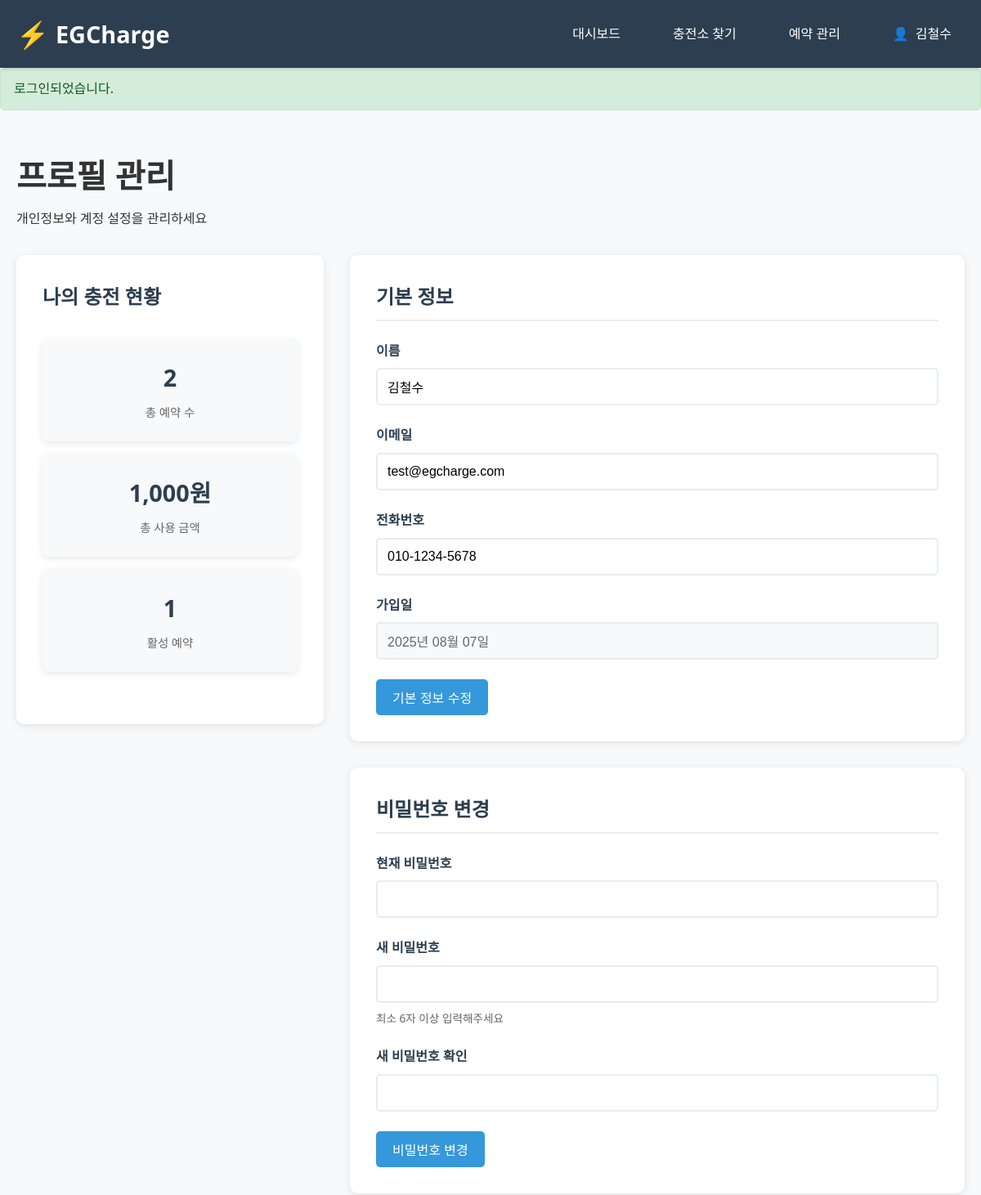
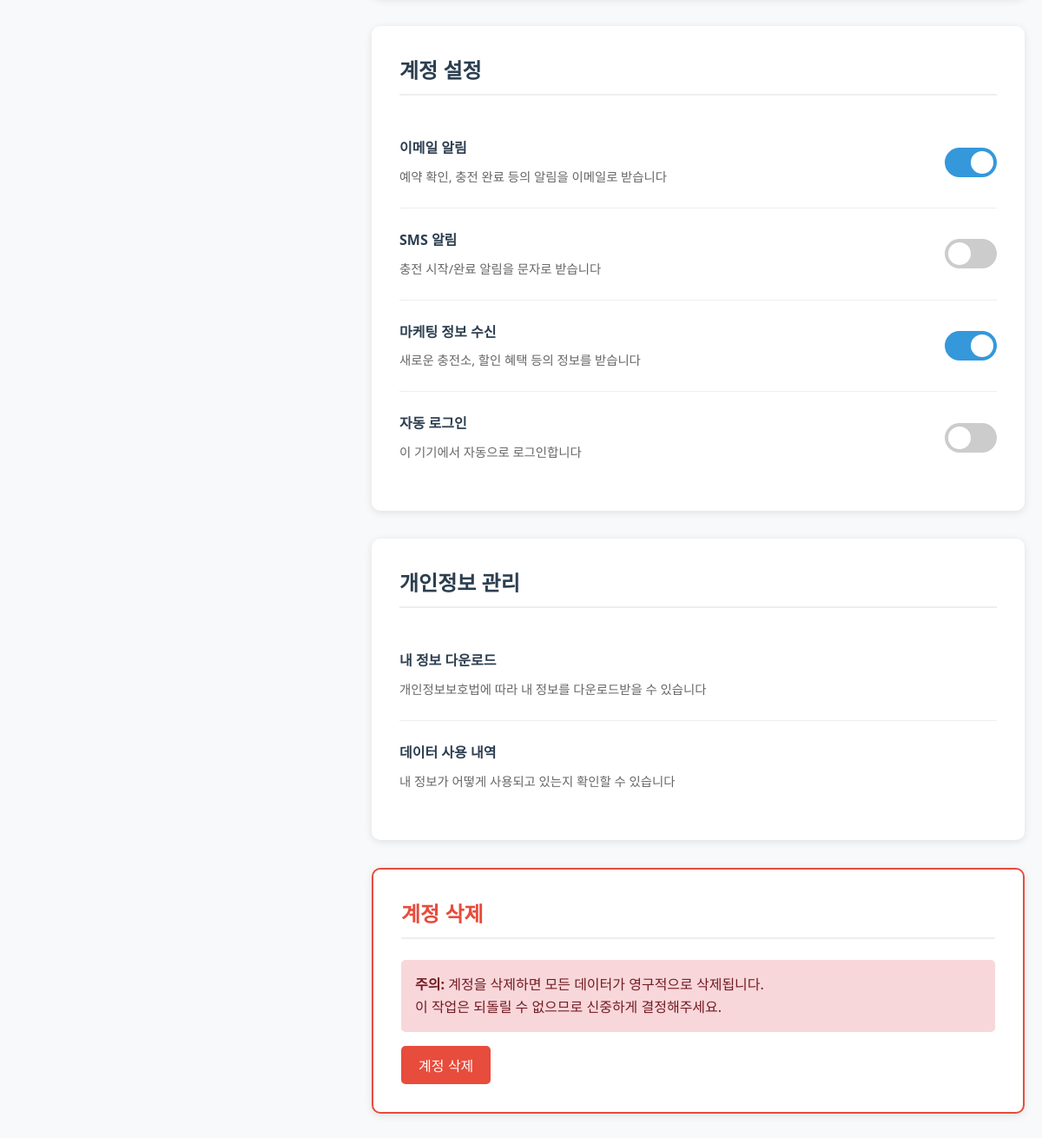
The page /pages/profile.php (signed in) on the database its author committed (2 pictures, top to bottom).
### tables this page shows
CREATE TABLE IF NOT EXISTS users (
                                     id INT AUTO_INCREMENT PRIMARY KEY,
                                     name VARCHAR(100) NOT NULL,
    email VARCHAR(100) UNIQUE NOT NULL,
    password VARCHAR(255) NOT NULL,
    phone VARCHAR(20),
    last_login_at TIMESTAMP NULL,
    created_at TIMESTAMP DEFAULT CURRENT_TIMESTAMP,
    updated_at TIMESTAMP DEFAULT CURRENT_TIMESTAMP ON UPDATE CURRENT_TIMESTAMP
    );

### public/pages/profile.php (the view, shortened to what this page needs)
<?php
include_once '../includes/header.php';
$database = new Database();
$db = $database->getConnection();
$user_query = "SELECT * FROM users WHERE id = ?";
$user_stmt = $db->prepare($user_query);
$user_stmt->execute([$_SESSION['user_id']]);
$user_info = $user_stmt->fetch(PDO::FETCH_ASSOC);
$stats_query = "SELECT
    COUNT(*) as total_bookings,
    SUM(CASE WHEN status = 'completed' THEN total_cost ELSE 0 END) as total_spent,
    COUNT(CASE WHEN status = 'active' THEN 1 END) as active_bookings
    FROM bookings WHERE user_id = ?";
$stats_stmt = $db->prepare($stats_query);
$stats_stmt->execute([$_SESSION['user_id']]);
$stats = $stats_stmt->fetch(PDO::FETCH_ASSOC);
?>
<main class="profile-page">
    <div class="container">
        <div class="page-header">
            <h1>프로필 관리</h1>
            <p>개인정보와 계정 설정을 관리하세요</p>
        </div>
        <div class="profile-content">
            <div class="profile-stats">
                <h2>나의 충전 현황</h2>
                <div class="stats-grid">
                    <div class="stat-card">
                        <span class="stat-number"><?php echo $stats['total_bookings']; ?></span>
                        <span class="stat-label">총 예약 수</span>
                    </div>
                    <div class="stat-card">
                        <span class="stat-number"><?php echo number_format($stats['total_spent']); ?>원</span>
                        <span class="stat-label">총 사용 금액</span>
                    </div>
                    <div class="stat-card">
                        <span class="stat-number"><?php echo $stats['active_bookings']; ?></span>
                        <span class="stat-label">활성 예약</span>
                    </div>
                </div>
            </div>
            <div class="profile-forms">
                <div class="form-section">
                    <h2>기본 정보</h2>
                    <form method="post" class="profile-form">
                        <div class="form-group">
                            <label for="name">이름</label>
                            <input type="text" id="name" name="name"
                                   value="<?php echo htmlspecialchars($user_info['name']); ?>" required>
                        </div>
                        <div class="form-group">
                            <label for="email">이메일</label>
                            <input type="email" id="email" name="email"
                                   value="<?php echo htmlspecialchars($user_info['email']); ?>" required>
                        </div>
                        <div class="form-group">
                            <label for="phone">전화번호</label>
                            <input type="tel" id="phone" name="phone"
                                   value="<?php echo htmlspecialchars($user_info['phone'] ?? ''); ?>"
                                   placeholder="010-0000-0000">
                        </div>
                        <div class="form-group">
                            <label>가입일</label>
                            <input type="text" value="<?php echo date('Y년 m월 d일', strtotime($user_info['created_at'])); ?>"
                                   readonly class="readonly-field">
                        </div>
                        <button type="submit" class="btn btn-primary">기본 정보 수정</button>
                    </form>
                </div>
                <div class="form-section">
                    <h2>비밀번호 변경</h2>
                    <form method="post" class="profile-form" id="password-form">
                        <div class="form-group">
                            <label for="current_password">현재 비밀번호</label>
                            <input type="password" id="current_password" name="current_password"
                                   minlength="6" required>
                        </div>
                        <div class="form-group">
                            <label for="new_password">새 비밀번호</label>
                            <input type="password" id="new_password" name="new_password"
                                   minlength="6" required>
                            <small class="form-help">최소 6자 이상 입력해주세요</small>
                        </div>
                        <div class="form-group">
                            <label for="confirm_password">새 비밀번호 확인</label>
                            <input type="password" id="confirm_password" name="confirm_password"
                                   minlength="6" required>
                        </div>
                        <button type="submit" class="btn btn-primary">비밀번호 변경</button>
                    </form>
                </div>
                <div class="form-section">
                    <h2>계정 설정</h2>
                    <div class="setting-item">
                        <div class="setting-info">
                            <h4>이메일 알림</h4>
                            <p>예약 확인, 충전 완료 등의 알림을 이메일로 받습니다</p>
                        </div>
                        <label class="switch">
                            <span class="slider"></span>
                        </label>
                    </div>
                    <div class="setting-item">
                        <div class="setting-info">
                            <h4>SMS 알림</h4>
                            <p>충전 시작/완료 알림을 문자로 받습니다</p>
                        </div>
                        <label class="switch">
                            <span class="slider"></span>
                        </label>
                    </div>
                    <div class="setting-item">
                        <div class="setting-info">
                            <h4>마케팅 정보 수신</h4>
                            <p>새로운 충전소, 할인 혜택 등의 정보를 받습니다</p>
                        </div>
                        <label class="switch">
                            <span class="slider"></span>
                        </label>
                    </div>
                    <div class="setting-item">
                        <div class="setting-info">
                            <h4>자동 로그인</h4>
                            <p>이 기기에서 자동으로 로그인합니다</p>
                        </div>
                        <label class="switch">
                            <span class="slider"></span>
                        </label>
                    </div>
                </div>
                <div class="form-section">
                    <h2>개인정보 관리</h2>
                    <div class="privacy-item">
                        <div class="privacy-info">
                            <h4>내 정보 다운로드</h4>
                            <p>개인정보보호법에 따라 내 정보를 다운로드받을 수 있습니다</p>
                        </div>
                        <button class="btn btn-outline" onclick="downloadUserData()">정보 다운로드</button>
                    </div>
                    <div class="privacy-item">
                        <div class="privacy-info">
                            <h4>데이터 사용 내역</h4>
                            <p>내 정보가 어떻게 사용되고 있는지 확인할 수 있습니다</p>
                        </div>
                        <button class="btn btn-outline" onclick="showDataUsage()">사용 내역 보기</button>
                    </div>
                </div>
                <div class="form-section danger-section">
                    <h2>계정 삭제</h2>
                    <p class="danger-text">
                        <strong>주의:</strong> 계정을 삭제하면 모든 데이터가 영구적으로 삭제됩니다.<br>
                        이 작업은 되돌릴 수 없으므로 신중하게 결정해주세요.
                    </p>
                    <button type="button" class="btn btn-danger" onclick="confirmDeleteAccount()">
                        계정 삭제
                    </button>
                </div>
            </div>
        </div>
    </div>
</main>

### public/includes/header.php (shortened to what this page needs)
<?php
$current_page = basename($_SERVER['PHP_SELF']);
$base_path = (strpos($_SERVER['PHP_SELF'], '/pages/') !== false) ? '../' : '';
$cssPath = __DIR__ . '/../assets/css/style.css';
$cssFileName = basename($cssPath);
$cssVersion = file_exists($cssPath) ? filemtime($cssPath) : time();
?>
  <!DOCTYPE html>
  <html lang="ko">
  <head>
    <link rel="stylesheet" href="<?php echo $base_path; ?>assets/css/<?=$cssFileName?>?v=<?=$cssVersion?>">
  </head>
<body>
  <header>
    <nav class="container">
      <div class="logo">
        <a href="<?php echo $base_path; ?>index.php">
          <span class="logo-icon">⚡</span>
          EGCharge
        </a>
      </div>
      <ul class="nav-links">
          <?php if(isset($_SESSION['user_id'])): ?>
            <li><a href="<?php echo $base_path; ?>pages/dashboard.php"
                   class="<?php echo ($current_page == 'dashboard.php') ? 'active' : ''; ?>">
                대시보드
              </a></li>
            <li><a href="<?php echo $base_path; ?>pages/stations.php"
                   class="<?php echo ($current_page == 'stations.php') ? 'active' : ''; ?>">
                충전소 찾기
              </a></li>
            <li><a href="<?php echo $base_path; ?>pages/bookings.php"
                   class="<?php echo ($current_page == 'bookings.php') ? 'active' : ''; ?>">
                예약 관리
              </a></li>
            <li class="user-menu">
              <a href="#" class="user-toggle">
                <span class="user-icon">👤</span>
                  <?php echo htmlspecialchars($_SESSION['user_name']); ?>
              </a>
            </li>
          <?php endif; ?>
      </ul>
    </nav>
  </header>
<?php if(isset($_SESSION['success_message'])): ?>
  <div class="alert alert-success">
      <?php
      echo htmlspecialchars($_SESSION['success_message']);
      ?>
  </div>
<?php endif; ?>

### public/assets/css/style.css (style rules this page uses)
* { margin: 0; padding: 0; box-sizing: border-box; }
body { font-family: 'Segoe UI', Tahoma, Geneva, Verdana, sans-serif; line-height: 1.6; color: #333; background-color: #f8f9fa; }
.container { max-width: 1200px; margin: 0 auto; padding: 0 20px; }
header { background: #2c3e50; color: white; padding: 1rem 0; box-shadow: 0 2px 5px rgba(0,0,0,0.1); position: sticky; top: 0; z-index: 1000; }
nav { display: flex; justify-content: space-between; align-items: center; }
.logo a { display: flex; align-items: center; color: white; text-decoration: none; font-size: 1.8rem; font-weight: bold; }
.logo-icon { font-size: 2rem; margin-right: 0.5rem; }
.nav-links { display: flex; list-style: none; gap: 2rem; align-items: center; }
.nav-links a { color: white; text-decoration: none; padding: 0.5rem 1rem; border-radius: 5px; transition: background-color 0.3s; }
.user-menu { position: relative; }
.user-toggle { display: flex; align-items: center; gap: 0.5rem; cursor: pointer; }
.btn { display: inline-block; padding: 10px 20px; text-decoration: none; border-radius: 5px; transition: all 0.3s; border: none; cursor: pointer; font-size: 1rem; text-align: center; }
.btn-primary { background: #3498db; color: white; }
.btn-outline { background: transparent; color: white; border: 2px solid white; }
.page-header { margin-bottom: 2rem; }
.page-header h1 { font-size: 2.5rem; margin-bottom: 0.5rem; }
.stats-grid { display: grid; grid-template-columns: repeat(auto-fit, minmax(250px, 1fr)); gap: 2rem; margin: 2rem 0; }
.stat-card { background: white; padding: 2rem; border-radius: 10px; text-align: center; box-shadow: 0 2px 10px rgba(0,0,0,0.1); transition: transform 0.3s; }
.form-group { margin-bottom: 1.5rem; }
.form-group label { display: block; margin-bottom: 0.5rem; font-weight: 600; color: #2c3e50; }
.form-group input { width: 100%; padding: 12px; border: 2px solid #e9ecef; border-radius: 5px; font-size: 1rem; transition: border-color 0.3s; }
.alert { padding: 12px 16px; margin-bottom: 1rem; border-radius: 5px; position: relative; }
.alert-success { background: #d4edda; color: #155724; border: 1px solid #c3e6cb; }

### rows shown on the page
users: name "김철수", email "test@egcharge.com", phone "010-1234-5678", created_at "2025년 08월 07일"

### other values the page prints
$_SESSION['user_name'] "김철수"
$_SESSION['success_message'] "로그인되었습니다."
$stats['total_bookings'] "2"
$stats['total_spent'] "1,000"
$stats['active_bookings'] "1"
